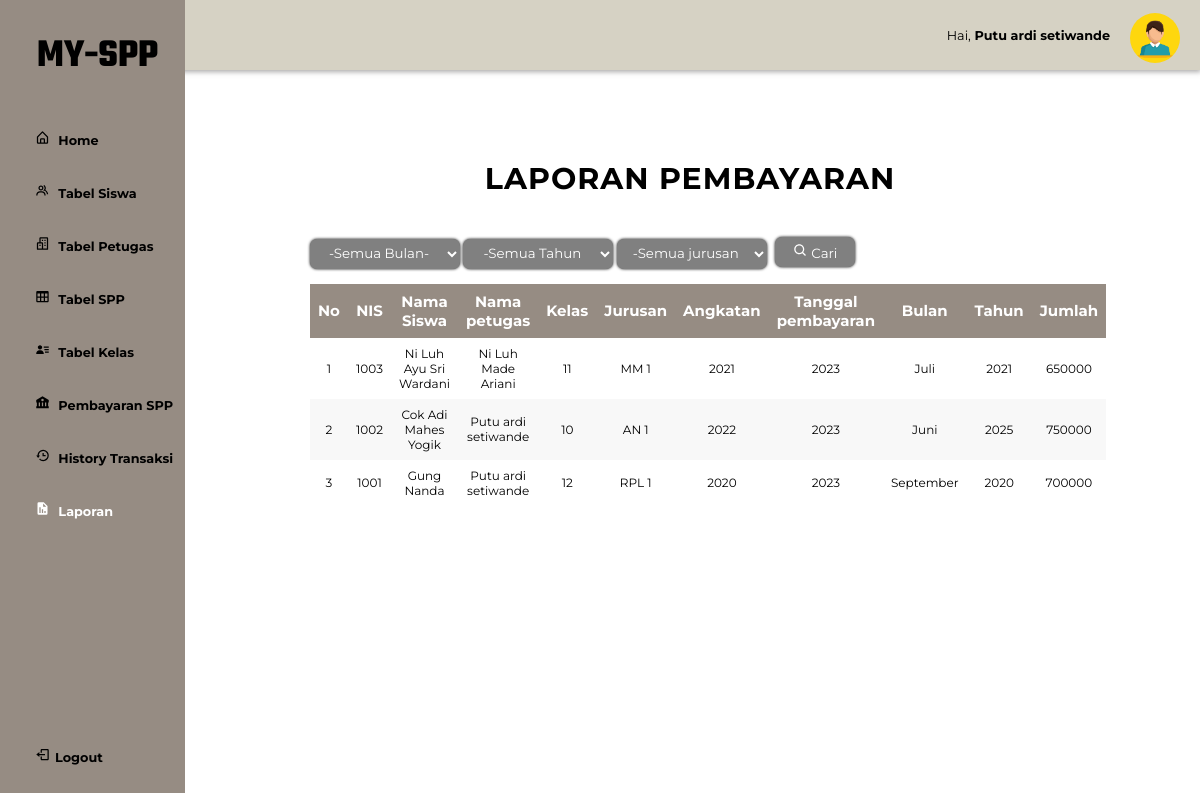
Page /admin/LaporanB.php (signed in) on the committed database.
### tables this page shows
CREATE TABLE `pembayaran` (
  `No` int(10) NOT NULL,
  `IdPembayaran` varchar(13) NOT NULL,
  `Jumlah` float NOT NULL,
  `Tgl` date NOT NULL,
  `Tgl_Bayar` int(11) NOT NULL,
  `Nama_Siswa` varchar(35) NOT NULL,
  `Nama_Petugas` varchar(35) NOT NULL,
  `Angkatan` varchar(6) NOT NULL,
  `NIP` int(11) NOT NULL,
  `Nis` int(11) NOT NULL,
  `keterangan` varchar(15) NOT NULL
);

CREATE TABLE `siswa` (
  `NISN` int(11) NOT NULL,
  `Nama_Siswa` varchar(35) NOT NULL,
  `idkelas` int(10) NOT NULL,
  `Tlp` varchar(13) NOT NULL,
  `Nis` int(11) NOT NULL,
  `Password` varchar(255) NOT NULL,
  `Alamat` varchar(100) NOT NULL
);

CREATE TABLE `kelas` (
  `idkelas` int(11) NOT NULL,
  `idtarif` int(11) NOT NULL,
  `kelas` varchar(10) NOT NULL,
  `jurusan` varchar(30) NOT NULL
);

### config/php/backend.php (called while the page is built, shortened)
<?php
$konek = mysqli_connect('localhost', 'root', '', 'uk_spp');
function query($query)
{
  global $konek;
  $result = mysqli_query($konek, $query);
  $rows = [];
  while ($row = mysqli_fetch_assoc($result)) {
    $rows[] = $row;
  }
  return $rows;
}

### admin/LaporanB.php (the view, shortened to what this page needs)
<?php
require '../config/php/backend.php';
$nama = $_SESSION['nama'];
if (isset($_POST["cari"])) {
    if ($_POST['bulan'] == 'all' && $_POST['tahun'] == 'all' && $_POST['jurusan'] == 'all') {
        $query =  query("SELECT MONTH(pembayaran.Tgl) as bulan ,Year(pembayaran.Tgl) as tahun, IdPembayaran, Jumlah,Tgl,Nama_Petugas,Nis, siswa.Nama_Siswa , siswa.idkelas, pembayaran.Jumlah, pembayaran.Angkatan, kelas.kelas,pembayaran.Tgl_Bayar,jurusan FROM pembayaran inner join siswa using(Nis) inner join kelas using(idkelas) ORDER BY No DESC");
    } elseif ($_POST['tahun'] == 'all' && $_POST['jurusan'] == 'all') {
        $bulanvald = $_POST['bulan'];
        $query =  query("SELECT MONTH(pembayaran.Tgl) as bulan ,Year(pembayaran.Tgl) as tahun, IdPembayaran, Jumlah,Tgl,Nama_Petugas,Nis, siswa.Nama_Siswa , siswa.idkelas, pembayaran.Jumlah, pembayaran.Angkatan, kelas.kelas,pembayaran.Tgl_Bayar,jurusan FROM pembayaran inner join siswa using(Nis) inner join kelas using(idkelas) WHERE MONTH(pembayaran.Tgl) = '$bulanvald' ORDER BY No DESC");
    } elseif ($_POST['bulan'] == 'all' && $_POST['jurusan'] == 'all') {
        $tahunvald = $_POST['tahun'];
        $query =  query("SELECT MONTH(pembayaran.Tgl) as bulan ,Year(pembayaran.Tgl) as tahun, IdPembayaran, Jumlah,Tgl,Nama_Petugas,Nis, siswa.Nama_Siswa , siswa.idkelas, pembayaran.Jumlah, pembayaran.Angkatan, kelas.kelas,pembayaran.Tgl_Bayar,jurusan FROM pembayaran inner join siswa using(Nis) inner join kelas using(idkelas) WHERE YEAR(pembayaran.Tgl) = '$tahunvald' ORDER BY No DESC");
    } elseif ($_POST['jurusan'] == 'all') {
        $tahunvald = $_POST['tahun'];
        $bulanvald = $_POST['bulan'];
        $query =  query("SELECT MONTH(pembayaran.Tgl) as bulan ,Year(pembayaran.Tgl) as tahun, IdPembayaran, Jumlah,Tgl,Nama_Petugas,Nis, siswa.Nama_Siswa , siswa.idkelas, pembayaran.Jumlah, pembayaran.Angkatan, kelas.kelas,pembayaran.Tgl_Bayar,jurusan FROM pembayaran inner join siswa using(Nis) inner join kelas using(idkelas) WHERE YEAR(pembayaran.Tgl) = '$tahunvald' AND MONTH(pembayaran.Tgl) = '$bulanvald' ORDER BY No DESC");
    } elseif ($_POST['bulan'] == 'all' && $_POST['tahun'] == 'all' && $_POST['jurusan'] != 'all') {
        $jurusanvald = $_POST['jurusan'];
        $query =  query("SELECT MONTH(pembayaran.Tgl) as bulan ,Year(pembayaran.Tgl) as tahun, IdPembayaran, Jumlah,Tgl,Nama_Petugas,Nis, siswa.Nama_Siswa , siswa.idkelas, pembayaran.Jumlah, pembayaran.Angkatan, kelas.kelas,pembayaran.Tgl_Bayar,jurusan FROM pembayaran inner join siswa using(Nis) inner join kelas using(idkelas) WHERE jurusan = '$jurusanvald' ORDER BY No DESC");
    } elseif ($_POST['bulan'] == 'all' && $_POST['tahun'] != 'all' && $_POST['jurusan'] != 'all') {
        $tahunvald = $_POST['tahun'];
        $jurusanvald = $_POST['jurusan'];
        $query =  query("SELECT MONTH(pembayaran.Tgl) as bulan ,Year(pembayaran.Tgl) as tahun, IdPembayaran, Jumlah,Tgl,Nama_Petugas,Nis, siswa.Nama_Siswa , siswa.idkelas, pembayaran.Jumlah, pembayaran.Angkatan, kelas.kelas,pembayaran.Tgl_Bayar,jurusan FROM pembayaran inner join siswa using(Nis) inner join kelas using(idkelas) WHERE jurusan = '$jurusanvald' AND YEAR(pembayaran.Tgl) = '$tahunvald'  ORDER BY No DESC");
    } elseif ($_POST['bulan'] != 'all' && $_POST['tahun'] == 'all' && $_POST['jurusan'] != 'all') {
        $jurusanvald = $_POST['jurusan'];
        $bulanvald = $_POST['bulan'];
        $query =  query("SELECT MONTH(pembayaran.Tgl) as bulan ,Year(pembayaran.Tgl) as tahun, IdPembayaran, Jumlah,Tgl,Nama_Petugas,Nis, siswa.Nama_Siswa , siswa.idkelas, pembayaran.Jumlah, pembayaran.Angkatan, kelas.kelas,pembayaran.Tgl_Bayar,jurusan FROM pembayaran inner join siswa using(Nis) inner join kelas using(idkelas) WHERE jurusan = '$jurusanvald' AND MONTH(pembayaran.Tgl) = '$bulanvald'  ORDER BY No DESC");
    } else {
        $jurusanvald = $_POST['jurusan'];
        $tahunvald = $_POST['tahun'];
        $bulanvald = $_POST['bulan'];
        $query =  query("SELECT MONTH(pembayaran.Tgl) as bulan ,Year(pembayaran.Tgl) as tahun, IdPembayaran, Jumlah,Tgl,Nama_Petugas,Nis, siswa.Nama_Siswa , siswa.idkelas, pembayaran.Jumlah, pembayaran.Angkatan, kelas.kelas,pembayaran.Tgl_Bayar,jurusan FROM pembayaran inner join siswa using(Nis) inner join kelas using(idkelas) WHERE YEAR(pembayaran.Tgl) = '$tahunvald' AND MONTH(pembayaran.Tgl) = '$bulanvald' AND jurusan = '$jurusanvald' ORDER BY No DESC");
    }
} else {
    $query =  query("SELECT MONTH(pembayaran.Tgl) as bulan ,Year(pembayaran.Tgl) as tahun, IdPembayaran, Jumlah,Tgl,Nama_Petugas,Nis, siswa.Nama_Siswa , siswa.idkelas, pembayaran.Jumlah, pembayaran.Angkatan, kelas.kelas,pembayaran.Tgl_Bayar,jurusan FROM pembayaran inner join siswa using(Nis) inner join kelas using(idkelas) ORDER BY No DESC");
}
?>
<!DOCTYPE html>
<html lang="en">
<head>
    <link rel="stylesheet" href="../style/asidenav.css">
    <link rel="stylesheet" href="../style/table.css">
</head>
<body>
    <aside>
        <nav class="navbar">
            <div class="sidebar">
                <div class="logo">
                    <h1 class="a1">MY-<p>SPP</p>
                    </h1>
                </div>
                <div class="isi">
                    <ul>
                        <li>
                            <a href="./">
                                <img src="../assets/emoticon/svg/regular/bx-home-alt.svg" style="width:15px; height:15px; margin-right:5px;">
                                <b>Home</b>
                            </a>
                        </li>
                        <li>
                            <a href="./siswa.php"><img src="../assets/emoticon/svg/regular/bx-group.svg" style="width:15px; height:15px; margin-right:5px;">
                                <b>Tabel Siswa</b>
                            </a>
                        </li>
                        <li>
                            <a href="./pegawai.php">
                                <img src="../assets/emoticon/svg/regular/bx-buildings.svg" style="width:15px; height:15px; margin-right:5px;">
                                <b>Tabel Petugas</b>
                            </a>
                        </li>
                        <li>
                            <a href="./tarif.php">
                                <svg xmlns="http://www.w3.org/2000/svg" fill="curentcolor" viewBox="0 0 24 24">
                                    <path d="M4 21h15.893c1.103 0 2-.897 2-2V5c0-1.103-.897-2-2-2H4c-1.103 0-2 .897-2 2v14c0 1.103.897 2 2 2zm0-2v-5h4v5H4zM14 7v5h-4V7h4zM8 7v5H4V7h4zm2 12v-5h4v5h-4zm6 0v-5h3.894v5H16zm3.893-7H16V7h3.893v5z" />
                                </svg>
                                <b>Tabel SPP</b>
                            </a>
                        </li>
                        <li>
                            <a href="./kelas.php">
                                <img src="../assets/emoticon/svg/solid/bxs-user-detail.svg" style="width:15px; height:15px; margin-right:5px;">
                                <b>Tabel Kelas</b>
                            </a>
                        </li>
                        <li>
                            <a href="./pembayaran.php">
                                <svg xmlns="http://www.w3.org/2000/svg" fill="curentcolor" viewBox="0 0 24 24">
                                    <path d="M2 8v4.001h1V18H2v3h16l3 .001V21h1v-3h-1v-5.999h1V8L12 2 2 8zm4 10v-5.999h2V18H6zm5 0v-5.999h2V18h-2zm7 0h-2v-5.999h2V18zM14 8a2 2 0 1 1-4.001-.001A2 2 0 0 1 14 8z" />
                                </svg>
                                <b>Pembayaran SPP</b>
                            </a>
                        </li>
                        <li>
                            <a href="./history.php">
                                <b>History Transaksi</b>
                            </a>
                        </li>
                        <li>
                            <a class="active" href="./laporan.php">
                                <svg xmlns="http://www.w3.org/2000/svg" color="curentcolor" viewBox="0 0 24 24">
                                    <path d="m20 8-6-6H6a2 2 0 0 0-2 2v16a2 2 0 0 0 2 2h12a2 2 0 0 0 2-2V8zM9 19H7v-9h2v9zm4 0h-2v-6h2v6zm4 0h-2v-3h2v3zM14 9h-1V4l5 5h-4z" />
                                </svg>
                                <b>Laporan</b>
                            </a>
                        </li>
                    </ul>
                </div>
                <div class="logout">
                    <a href="../config/php/logout.php"><img src="../assets/emoticon/svg/regular/bx-log-out.svg" style="width:15px; height:15px; margin-right:5px;"><b>Logout</b></a>
                </div>
            </div>
        </nav>
        <div class="nav-profile">
            <ul>
                <li>
                    <div class="profile">
                        <div class="nama">
                            <span style="float:left; margin-top:5px;">
                                <p>Hai,<b> <?= $nama ?></b></p>
                            </span>
                        </div>
                        <span>
                            <a href="#" id="profile-menu">
                                <img class="gbr" src="../assets/img/user.jpg">
                            </a>
                        </span>
                    </div>
                </li>
            </ul>
        </div>
    </aside>
    <div class="table">
        <h2>Laporan Pembayaran</h2>
        <div class="table-wrapper">
            <table class="fl-table">
                <div class="form-cari">
                    <form action="" name="formcri" method="POST">
                        <select id="bulan" name="bulan" class="select-bulan">
                            <option selected value="all">-Semua Bulan-</option>
                        </select>
                        <select name="tahun" class="select-tahun">
                            <option selected value="all">-Semua Tahun</option>
                        </select>
                        <select name="jurusan" class="select-tahun">
                            <option selected value="all">-Semua jurusan</option>
                        </select>
                        <button type="submit" name="cari" class="tombol-cari">
                            Cari
                        </button>
                    </form>
                </div>
                <thead>
                    <tr>
                        <th>No</th>
                        <th>NIS</th>
                        <th>Nama Siswa</th>
                        <th>Nama petugas</th>
                        <th>Kelas</th>
                        <th>Jurusan</th>
                        <th>Angkatan</th>
                        <th>Tanggal pembayaran</th>
                        <th>Bulan</th>
                        <th>Tahun</th>
                        <th>Jumlah</th>
                    </tr>
                </thead>
                <tbody>
                    <?php $i = 1; ?>
                    <?php foreach ($query as $row) :
                        $bulanIndo = [
                            '1' => 'Januari',
                            '2' => 'Februari',
                            '3' => 'Maret',
                            '4' => 'April',
                            '5' => 'Mei',
                            '6' => 'Juni',
                            '7' => 'Juli',
                            '8' => 'Agustus',
                            '9' => 'September',
                            '10' => 'Oktober',
                            '11' => 'November',
                            '12' => 'Desember',
                        ];
                        $vbulan = $row['bulan'];
                        $bulan = $bulanIndo["$vbulan"];
                    ?>
                        <tr>
                            <td><?= $i ?></td>
                            <td><?= $row['Nis'] ?></td>
                            <td><?= $row['Nama_Siswa'] ?></td>
                            <td><?= $row['Nama_Petugas'] ?> </td>
                            <td><?= $row['kelas'] ?></td>
                            <td><?= $row['jurusan'] ?></td>
                            <td><?= $row['Angkatan'] ?></td>
                            <td><?= $row['Tgl_Bayar'] ?></td>
                            <td><?= $bulan ?></td>
                            <td><?= $row['tahun'] ?></td>
                            <td><?= $row['Jumlah'] ?></td>
                        </tr>
                        <?php $i++; ?>
                    <?php endforeach; ?>
            </table>
        </div>
    </div>
</body>
</html>

### style/asidenav.css (style rules this page uses)
:root { --primary: #968C83; --second: #D6D2C4; --text-color: black; --bg: white; }
* { font-family: 'Montserrat'; margin: 0; padding: 0; box-sizing: border-box; outline: none; border: none; text-decoration: none; }
body { background-color: var(--bg); }
.nav-profile { height: 70px; width: 100%; position: flex; background-color: var(--second); box-shadow: 1px 2px 5px #9a9999d1; justify-content: space-between; }
.nav-profile .profile { top: 8px; right: 20px; position: absolute; }
.nav-profile .profile .nama { margin-top: 15px; float: left; }
img.gbr { margin-top: 5px; margin-left: 20px; max-width: 50px; max-height: 50px; border-radius: 100%; }
.logo .a1 { float: left; font-size: 40px; margin-left: 20%; margin-top: 15%; text-align: center; font-family: 'Teko'; }
.logo .a1 p { float: right; margin-bottom: 10px; text-align: center; font-family: 'Teko'; }
.navbar .sidebar { height: 100%; width: 18%; background-color: var(--primary); display: flex; flex-direction: column; position: fixed; z-index: 99; }
ul { list-style-type: none; margin: 0; padding: 0; overflow: hidden; }
li { margin-top: 35px; margin-left: 35px; }
li a { text-decoration: none; color: var(--text-color); }
li a.active { fill: var(--bg) !important; color: var(--bg) !important; }
li a svg { margin-right: 5px; width: 15px; height: 15px; }
.logout a { color: var(--text-color); position: absolute; bottom: 35px; left: 35px; }
@media (min-width: 758px) { html { font-size: 80%; } }
@media (min-width: 758px) { .navbar .sidebar { height: 100%; width: 185px; left: 0; } }

### style/table.css (style rules this page uses)
:root { --head: #968C83; --child: #D6D2C4; --text: black; }
* { font-family: 'Montserrat'; box-sizing: border-box; -webkit-box-sizing: border-box; -moz-box-sizing: border-box; }
h2 { margin-top: 5%; text-align: center; margin-left: 15%; font-size: 30px; text-transform: uppercase; letter-spacing: 1px; color: rgb(0, 0, 0); padding: 30px 0; }
.table-wrapper { padding-left: 20%; margin: 10px 10px 50px 70px; }
.fl-table { border-radius: 5px; font-size: 15px; font-weight: normal; border: none; border-collapse: collapse; width: 90%; max-width: 100%; white-space: normal; background-color: white; }
.fl-table td, .fl-table th { text-align: center; padding: 8px; }
.fl-table td { font-size: 12px; }
.fl-table thead th { color: #ffffff; background: var(--head); }
.fl-table tr:nth-child(even) { background: #F8F8F8; }
.form-cari { position: relative; margin: 0 0 15px 0; }
.select-tahun { text-align: center; width: 150px; height: 30px; border-radius: 7px; background-color: grey; color: white; box-shadow: 0 0 3PX 0 black; }
.select-bulan { text-align: center; width: 150px; height: 30px; border-radius: 7px; background-color: grey; color: white; box-shadow: 0 0 3PX 0 black; }
.tombol-cari { text-align: center; width: 80px; margin-left: 5px; height: 30px; border-radius: 7px; background-color: grey; box-shadow: 0 0 3PX 0 black; color: white; cursor: pointer; }

### rows in the picture
pembayaran: Nis "1003", Nis.Nama_Siswa "Ni Luh Ayu Sri Wardani", Nama_Petugas "Ni Luh Made Ariani", kelas.kelas "11", kelas.jurusan "MM 1", Angkatan "2021", Tgl_Bayar "2023", bulan "Juli", tahun "2021", Jumlah "650000"
pembayaran: Nis "1002", Nis.Nama_Siswa "Cok Adi Mahes Yogik", Nama_Petugas "Putu ardi setiwande", kelas.kelas "10", kelas.jurusan "AN 1", Angkatan "2022", Tgl_Bayar "2023", bulan "Juni", tahun "2025", Jumlah "750000"
pembayaran: Nis "1001", Nis.Nama_Siswa "Gung Nanda", Nama_Petugas "Putu ardi setiwande", kelas.kelas "12", kelas.jurusan "RPL 1", Angkatan "2020", Tgl_Bayar "2023", bulan "September", tahun "2020", Jumlah "700000"

### other values in the picture
$nama "Putu ardi setiwande"
